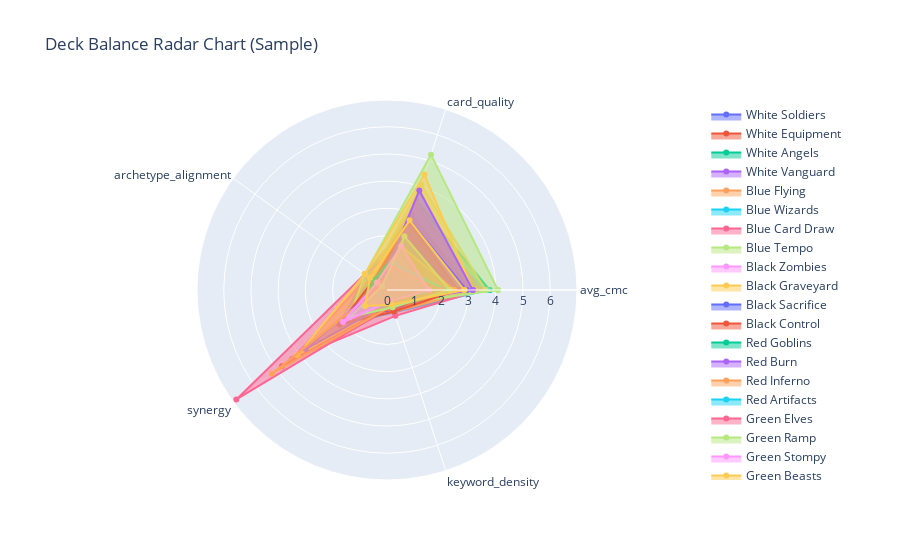

The notebook cell this image was saved under:
### Code cell
# Import plotly for interactive visualizations
import plotly.graph_objects as go

sample_themes = metrics_df.index[:]  # Show first 5 decks as example
radar_metrics = ['avg_cmc', 'card_quality', 'archetype_alignment', 'synergy', 'keyword_density']
fig = go.Figure()
for theme in sample_themes:
    values = metrics_df.loc[theme, radar_metrics].values.tolist()
    fig.add_trace(go.Scatterpolar(
        r=values + [values[0]],
        theta=radar_metrics + [radar_metrics[0]],
        fill='toself',
        name=theme
    ))
fig.update_layout(
    polar=dict(radialaxis=dict(visible=True)),
    showlegend=True,
    title='Deck Balance Radar Chart (Sample)'
)
fig.show()

### Figure 1 — Plotly figure (JSON) as saved in the notebook; plotly's stock layout.template omitted (floating-point values rounded to 4 significant figures)
{"data": [{"fill": "toself", "name": "White Soldiers", "r": [1.154, 1.692, 0.6923, 1.077, 0.5714, 1.154], "theta": ["avg_cmc", "card_quality", "archetype_alignment", "synergy", "keyword_density", "avg_cmc"], "type": "scatterpolar"}, {"fill": "toself", "name": "White Equipment", "r": [1.923, 2.077, 0.2692, 4.769, 0.6667, 1.923], "theta": ["avg_cmc", "card_quality", "archetype_alignment", "synergy", "keyword_density", "avg_cmc"], "type": "scatterpolar"}, {"fill": "toself", "name": "White Angels", "r": [3.769, 3.462, 0.4615, 0.8462, 0.6667, 3.769], "theta": ["avg_cmc", "card_quality", "archetype_alignment", "synergy", "keyword_density", "avg_cmc"], "type": "scatterpolar"}, {"fill": "toself", "name": "White Vanguard", "r": [1.385, 1.462, 0.6154, 2.462, 0.2, 1.385], "theta": ["avg_cmc", "card_quality", "archetype_alignment", "synergy", "keyword_density", "avg_cmc"], "type": "scatterpolar"}, {"fill": "toself", "name": "Blue Flying", "r": [2.846, 2.692, 1, 1.923, 0.8571, 2.846], "theta": ["avg_cmc", "card_quality", "archetype_alignment", "synergy", "keyword_density", "avg_cmc"], "type": "scatterpolar"}, {"fill": "toself", "name": "Blue Wizards", "r": [3.692, 2.538, 0.9231, 2.231, 0.8571, 3.692], "theta": ["avg_cmc", "card_quality", "archetype_alignment", "synergy", "keyword_density", "avg_cmc"], "type": "scatterpolar"}, {"fill": "toself", "name": "Blue Card Draw", "r": [3.462, 3.308, 0.8462, 4.308, 1, 3.462], "theta": ["avg_cmc", "card_quality", "archetype_alignment", "synergy", "keyword_density", "avg_cmc"], "type": "scatterpolar"}, {"fill": "toself", "name": "Blue Tempo", "r": [2.538, 1.769, 1, 1.154, 0.4444, 2.538], "theta": ["avg_cmc", "card_quality", "archetype_alignment", "synergy", "keyword_density", "avg_cmc"], "type": "scatterpolar"}, {"fill": "toself", "name": "Black Zombies", "r": [2.077, 2, 0.3077, 1.692, 0.8333, 2.077], "theta": ["avg_cmc", "card_quality", "archetype_alignment", "synergy", "keyword_density", "avg_cmc"], "type": "scatterpolar"}, {"fill": "toself", "name": "Black Graveyard", "r": [3.615, 4.077, 0.7692, 1.462, 0.6667, 3.615], "theta": ["avg_cmc", "card_quality", "archetype_alignment", "synergy", "keyword_density", "avg_cmc"], "type": "scatterpolar"}, {"fill": "toself", "name": "Black Sacrifice", "r": [1.538, 1.846, 0.3462, 1.231, 0.8333, 1.538], "theta": ["avg_cmc", "card_quality", "archetype_alignment", "synergy", "keyword_density", "avg_cmc"], "type": "scatterpolar"}, {"fill": "toself", "name": "Black Control", "r": [3.077, 2.923, 0.7692, 2, 0.5, 3.077], "theta": ["avg_cmc", "card_quality", "archetype_alignment", "synergy", "keyword_density", "avg_cmc"], "type": "scatterpolar"}, {"fill": "toself", "name": "Red Goblins", "r": [1.538, 1.769, 0.6923, 2.077, 0.6667, 1.538], "theta": ["avg_cmc", "card_quality", "archetype_alignment", "synergy", "keyword_density", "avg_cmc"], "type": "scatterpolar"}, {"fill": "toself", "name": "Red Burn", "r": [1.615, 1.308, 0.3846, 2, 0.5714, 1.615], "theta": ["avg_cmc", "card_quality", "archetype_alignment", "synergy", "keyword_density", "avg_cmc"], "type": "scatterpolar"}, {"fill": "toself", "name": "Red Inferno", "r": [3.308, 3.385, 0.7692, 0.9231, 0.8333, 3.308], "theta": ["avg_cmc", "card_quality", "archetype_alignment", "synergy", "keyword_density", "avg_cmc"], "type": "scatterpolar"}, {"fill": "toself", "name": "Red Artifacts", "r": [2.077, 1.923, 0.3077, 2.077, 0.6154, 2.077], "theta": ["avg_cmc", "card_quality", "archetype_alignment", "synergy", "keyword_density", "avg_cmc"], "type": "scatterpolar"}, {"fill": "toself", "name": "Green Elves", "r": [1.385, 1.769, 1, 6.846, 0.6111, 1.385], "theta": ["avg_cmc", "card_quality", "archetype_alignment", "synergy", "keyword_density", "avg_cmc"], "type": "scatterpolar"}, {"fill": "toself", "name": "Green Ramp", "r": [4.077, 5.231, 1, 1.692, 0.5714, 4.077], "theta": ["avg_cmc", "card_quality", "archetype_alignment", "synergy", "keyword_density", "avg_cmc"], "type": "scatterpolar"}, {"fill": "toself", "name": "Green Stompy", "r": [1.692, 2.308, 0.4615, 2.923, 0.3158, 1.692], "theta": ["avg_cmc", "card_quality", "archetype_alignment", "synergy", "keyword_density", "avg_cmc"], "type": "scatterpolar"}, {"fill": "toself", "name": "Green Beasts", "r": [3.154, 4.462, 1, 4.077, 0.5, 3.154], "theta": ["avg_cmc", "card_quality", "archetype_alignment", "synergy", "keyword_density", "avg_cmc"], "type": "scatterpolar"}, {"fill": "toself", "name": "Azorius Control", "r": [2.923, 2.692, 0.5385, 1.615, 0.3333, 2.923], "theta": ["avg_cmc", "card_quality", "archetype_alignment", "synergy", "keyword_density", "avg_cmc"], "type": "scatterpolar"}, {"fill": "toself", "name": "Dimir Mill", "r": [2.615, 2.615, 0.6154, 2.154, 0.8333, 2.615], "theta": ["avg_cmc", "card_quality", "archetype_alignment", "synergy", "keyword_density", "avg_cmc"], "type": "scatterpolar"}, {"fill": "toself", "name": "Rakdos Aggro", "r": [1.308, 1.538, 0.6154, 1.308, 0.5, 1.308], "theta": ["avg_cmc", "card_quality", "archetype_alignment", "synergy", "keyword_density", "avg_cmc"], "type": "scatterpolar"}, {"fill": "toself", "name": "Gruul Midrange", "r": [3.154, 3.846, 0.3077, 3.692, 0.4706, 3.154], "theta": ["avg_cmc", "card_quality", "archetype_alignment", "synergy", "keyword_density", "avg_cmc"], "type": "scatterpolar"}, {"fill": "toself", "name": "Selesnya Value", "r": [2.462, 1.692, 0.2308, 5.231, 0.6111, 2.462], "theta": ["avg_cmc", "card_quality", "archetype_alignment", "synergy", "keyword_density", "avg_cmc"], "type": "scatterpolar"}, {"fill": "toself", "name": "Orzhov Lifegain Value", "r": [2.154, 1, 0.1538, 0.3846, 0.3333, 2.154], "theta": ["avg_cmc", "card_quality", "archetype_alignment", "synergy", "keyword_density", "avg_cmc"], "type": "scatterpolar"}, {"fill": "toself", "name": "Izzet Spells Matter", "r": [2, 0.8462, 0.3846, 1.385, 0.6667, 2], "theta": ["avg_cmc", "card_quality", "archetype_alignment", "synergy", "keyword_density", "avg_cmc"], "type": "scatterpolar"}, {"fill": "toself", "name": "Golgari Graveyard Value", "r": [2.308, 2.077, 0.2308, 1.692, 0.6667, 2.308], "theta": ["avg_cmc", "card_quality", "archetype_alignment", "synergy", "keyword_density", "avg_cmc"], "type": "scatterpolar"}, {"fill": "toself", "name": "Boros Aggro", "r": [1.538, 1.692, 0.4615, 2, 0.4286, 1.538], "theta": ["avg_cmc", "card_quality", "archetype_alignment", "synergy", "keyword_density", "avg_cmc"], "type": "scatterpolar"}, {"fill": "toself", "name": "Simic Ramp Control", "r": [2.846, 2.692, 0.7692, 1, 0.5714, 2.846], "theta": ["avg_cmc", "card_quality", "archetype_alignment", "synergy", "keyword_density", "avg_cmc"], "type": "scatterpolar"}], "layout": {"polar": {"radialaxis": {"visible": true}}, "showlegend": true, "title": {"text": "Deck Balance Radar Chart (Sample)"}}}
